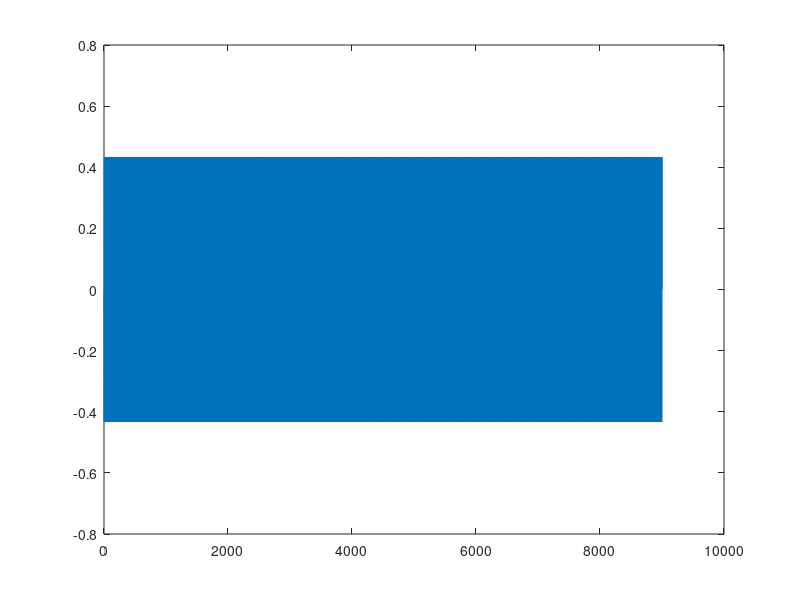

Here is the MATLAB script that generated this plot:
%a) Define a sampling frequency.
%fs=8000;
% Create the independent variable T to represent time.
% T is an array with a range of 0 to 3 seconds. The resolution
% of T is the period of the signal fs.
%T=0:1/fs:3;
% Create a sampled signal.
%y = 0.5*sin(5000*pi*T);
%plot(y);
%sound(y);

%b) Define a sampling frequency.
fs=3000;
% Create the independent variable T to represent time.
% T is an array with a range of 0 to 3 seconds. The resolution
% of T is the period of the signal fs.
T=0:1/fs:3;
% Create a sampled signal.
x = 0.5*sin(5000*pi*T);
plot(x);
sound(x);
